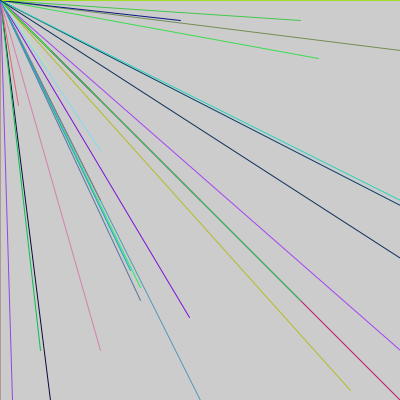
Frame 1 (no input)
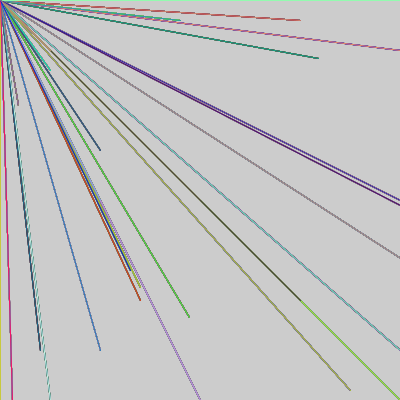
Frame 60 (the mouse pressed at the canvas centre just before this capture)
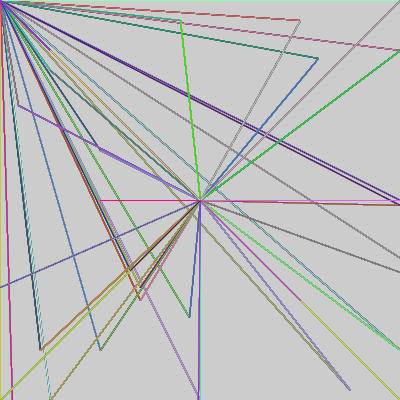
Frame 120 (the mouse held since frame 60 and released just before this capture)

The Processing sketch that drew these frames (run headless with seeded random() and noise(); from frame 60 on, the mouse is pressed at the canvas centre):

// Processing sketch: processing_178196
// ── processing_178196.pde

void setup () {
size(400,400);
}

void draw () {
    stroke(random(0, 255), random(0, 255), random(0, 255));
    line(400, 350, mouseX, mouseY);     
    stroke(random(0, 255), random(0, 255), random(0, 255));
    line(318, 58, mouseX, mouseY);     
    stroke(random(0, 255), random(0, 255), random(0, 255));
    line(400, 50, mouseX, mouseY);     
    stroke(random(0, 255), random(0, 255), random(0, 255));
    line(0, 287, mouseX, mouseY);     
    stroke(random(0, 255), random(0, 255), random(0, 255));
    line(140, 300, mouseX, mouseY);    
    stroke(random(0, 255), random(0, 255), random(0, 255));
    line(140, 287, mouseX, mouseY);       
    stroke(random(0, 255), random(0, 255), random(0, 255));
    line(400, 205, mouseX, mouseY);       
    stroke(random(0, 255), random(0, 255), random(0, 255));
    line(189, 317, mouseX, mouseY);      
    stroke(random(0, 255), random(0, 255), random(0, 255));
    line(50, 400, mouseX, mouseY);       
    stroke(random(0, 255), random(0, 255), random(0, 255));
    line(40, 350, mouseX, mouseY);       
    stroke(random(0, 255), random(0, 255), random(0, 255));
    line(300, 20, mouseX, mouseY);      
    stroke(random(0, 255), random(0, 255), random(0, 255));
    line(18, 105, mouseX, mouseY);       
    stroke(random(0, 255), random(0, 255), random(0, 255));
    line(350, 390, mouseX, mouseY);       
    stroke(random(0, 255), random(0, 255), random(0, 255));
    line(90, 90, mouseX, mouseY);       
    stroke(random(0, 255), random(0, 255), random(0, 255));
    line(180, 20, mouseX, mouseY);    
    stroke(random(0, 255), random(0, 255), random(0, 255));
    line(50, 70, mouseX, mouseY);    
    stroke(random(0, 255), random(0, 255), random(0, 255));
    line(400, 400, mouseX, mouseY);
    stroke(random(0, 255), random(0, 255), random(0, 255));    
    line(0, 0, mouseX, mouseY);
    stroke(random(0, 255), random(0, 255), random(0, 255));
    line(0, 400, mouseX, mouseY);
    stroke(random(0, 255), random(0, 255), random(0, 255));
    line(400, 0, mouseX, mouseY);
    stroke(random(0, 255), random(0, 255), random(0, 255));
    line(100, 100, mouseX, mouseY);
    stroke(random(0, 255), random(0, 255), random(0, 255));
    line(200, 200, mouseX, mouseY);
    stroke(random(0, 255), random(0, 255), random(0, 255));
    line(100, 200, mouseX, mouseY);
    stroke(random(0, 255), random(0, 255), random(0, 255));
    line(400, 200, mouseX, mouseY);
    stroke(random(0, 255), random(0, 255), random(0, 255));
    line(300, 300, mouseX, mouseY);
    stroke(random(0, 255), random(0, 255), random(0, 255));
    line(100, 150, mouseX, mouseY);
    stroke(random(0, 255), random(0, 255), random(0, 255));
    line(200, 400, mouseX, mouseY);
    stroke(random(0, 255), random(0, 255), random(0, 255));
    line(50, 50, mouseX, mouseY);
    stroke(random(0, 255), random(0, 255), random(0, 255));
    line(100, 350, mouseX, mouseY);
    stroke(random(0, 255), random(0, 255), random(0, 255));
    line(150, 5000, mouseX, mouseY);
    stroke(random(0, 255), random(0, 255), random(0, 255));
    line(130, 270, mouseX, mouseY);
    stroke(random(0, 255), random(0, 255), random(0, 255));
    line(450, 290, mouseX, mouseY);
}
